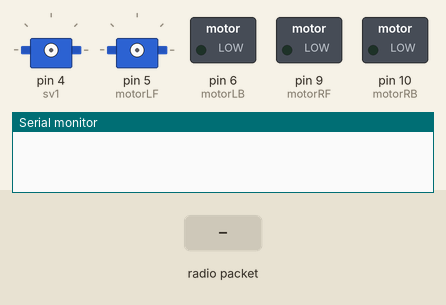
This sketch was run on a simulated Arduino Uno, built with avr-gcc and run on an emulated ATmega328P. Shown: 2 × servo, switched loads named in the sketch (green lamp = pin HIGH), the last lines printed to the serial monitor. The test bench sets the inputs (shaded band). No radio packets arrive unless stated; pins used as bus, display or sensor lines are not drawn.

Above: at 0.1 s.
At 2.2 s:
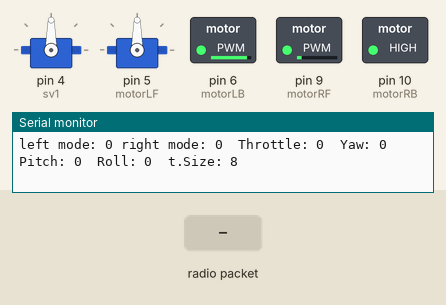
2.3 s: radio packet "1" arrives
Timing chart, 0 to 5.3 s (numbered marks = the images above; inputs shaded):
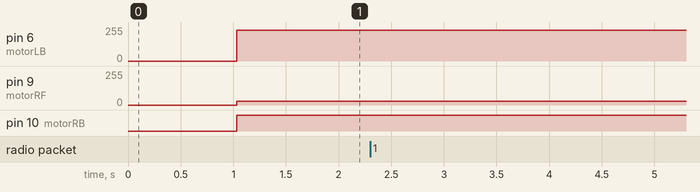

The sketch:

Main_receiver.ino
```cpp
/*
  combination of the controller project
  receiver Part
  Written By: Jui-Wen, Yeh.
  Under modification.
  CANNOT CONNECT WITH NRF
*/

//preinitialize
const byte addr[] = { 0xCC,0xCE,0xCC,0xCE,0xCC };
#include <SPI.h>
#include <Wire.h>
#include <Servo.h>
#include "RF24.h"
RF24 radioControl(7, 8); // CE pin, CSN pin
const byte pipe = 1; // assigned pipe number
//rf24 receiver part


//data part
byte result[8];
int throttle = 0 ;
int yaw = 0 ;
int pitch = 0 ;
int roll = 0 ;
int lftMode = 0 ;
int rgtMode= 0 ;
//

//motor function
int lftFwdOuput = 0;
int lftBkdOuput = 0;
int rgtFwdOuput = 0;
int rgtBkdOuput = 0;
//

//motor part
const int motorLF = 5; //left motor forward  if high
const int motorLB = 6; //left motor backward if high
const int motorRF = 9; //right motor forward if high
const int motorRB = 10; //right motor backward if high

Servo sv1;
int pos1;
Servo sv2;
int pos2;
//

void setup()   {
  Serial.begin(9600);
  //RF24 below
  radioControl.begin();
  radioControl.setChannel(15); //setting up channel(frequency)
  radioControl.setPALevel(RF24_PA_MIN);
  radioControl.setDataRate(RF24_250KBPS);
  radioControl.openReadingPipe(pipe, addr); //open up radio
  radioControl.startListening(); //start listening
  delay(1000);
  Serial.println("NRF ready~");
//
  //motor section
  pinMode (motorLF, OUTPUT);
  pinMode (motorLB, OUTPUT);
  pinMode (motorRF, OUTPUT);
  pinMode (motorRB, OUTPUT);
  sv1.attach(4);
  sv2.attach(5);

}


void loop() {
      // send data only when you receive data:
  if (radioControl.available(&pipe)) {
    radioControl.read(&result, sizeof(result));
  for (int cnt = 0; cnt < 6; cnt++)
    {
      if (cnt == 0)
        lftMode = result[cnt];
      else if (cnt == 1)
        rgtMode = result [cnt];
      else if (cnt == 2)
        throttle = result [cnt];
      else if (cnt == 3)
        yaw = result [cnt];
      else if (cnt == 4)
        pitch = result [cnt];
      else if (cnt == 5)
        roll = result [cnt];
    }
  }
//debug check
    Serial.print("left mode: ");
    Serial.print(lftMode);
    Serial.print(" right mode: ");
    Serial.print(rgtMode);
    //Serial.print(throttle);
    Serial.print("  Throttle: ");
    Serial.print(throttle);
    Serial.print("  Yaw: ");
    Serial.print(yaw);
    Serial.print("  Pitch: ");
    Serial.print(pitch);
    Serial.print("  Roll: ");
    Serial.print(roll);
    Serial.print("  t.Size: ");
    Serial.println(sizeof(result));

//output into the motor
//training the data
//assume everything original = 128
  if (throttle >128)
  {

    lftFwdOuput = (throttle-128)*100/128+(yaw-128);
    lftBkdOuput = (128-yaw);
    rgtFwdOuput = (throttle-128)*100/128+(128-yaw);
    rgtBkdOuput = (yaw-128);
  }
  else
  {
    lftFwdOuput = (yaw-128);
    lftBkdOuput = (128-throttle)*100/126-(128-yaw);
    rgtFwdOuput = (throttle-128)*100/128+(128-yaw);
    rgtBkdOuput = (yaw-128);
  }

//inputing data
    analogWrite(motorLF, lftFwdOuput);
    analogWrite(motorLB, lftBkdOuput);
    analogWrite(motorRF, rgtFwdOuput);
    analogWrite(motorRB, rgtBkdOuput);

//servo stop = 90
//servo full fwd = 180
//servo full reverse = 0;
//first servo
  if (lftMode==2)
    {
    pos1 = 180;
    sv1.write(pos1);
    }
  else if (lftMode==1)
    {
    pos1 = 0;
    sv1.write(pos1);
    }
  else if (lftMode==0)
    {
    pos1 = 90;
    sv1.write(pos1);
    }
//another servo
  if (rgtMode==2)
    {
    pos1 = 180;
    sv1.write(pos1);
    }
  else if (rgtMode==1)
    {
    pos1 = 0;
    sv1.write(pos1);
    }
  else if (rgtMode==0)
    {
    pos1 = 90;
    sv1.write(pos1);
    }

}
```
